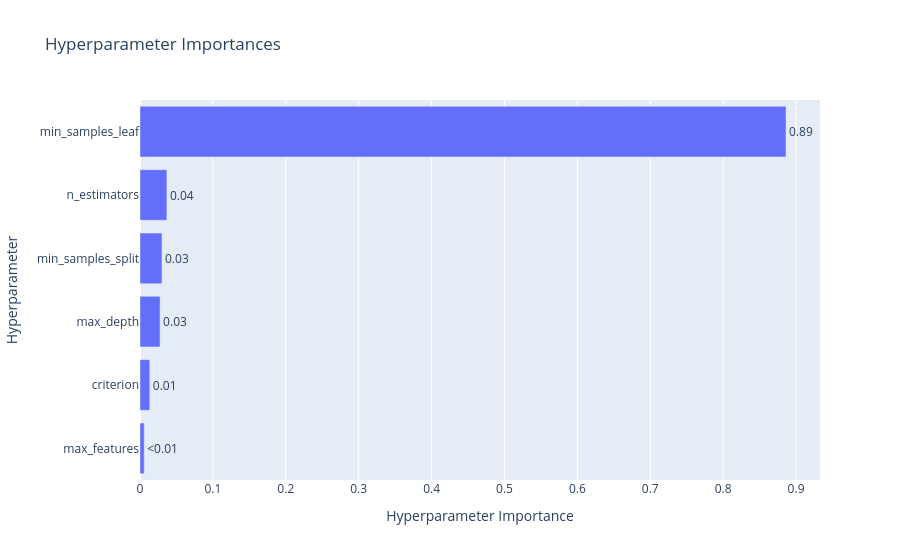
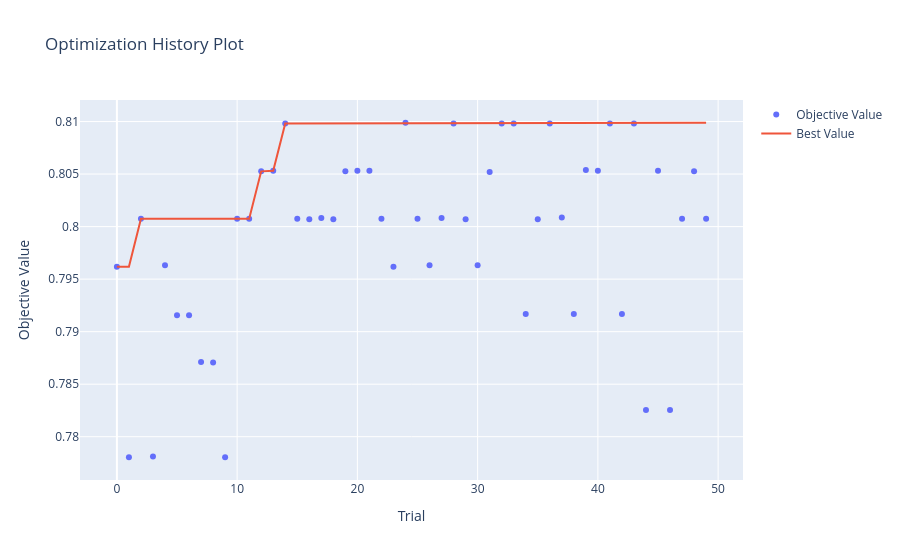

Notebook code cell kept with these figures, in order:
### Code cell
import optuna
fig = optuna.visualization.plot_param_importances(experimento_1.study)
fig.show()

fig = optuna.visualization.plot_optimization_history(experimento_1.study)
fig.show()

### Figure 1 — Plotly figure (JSON) as saved in the notebook; plotly's stock layout.template omitted (floating-point values rounded to 4 significant figures)
{"data": [{"cliponaxis": false, "hovertemplate": ["max_features (CategoricalDistribution): 0.0057715249667528515<extra></extra>", "criterion (CategoricalDistribution): 0.013412531942352328<extra></extra>", "max_depth (IntDistribution): 0.02756497756384128<extra></extra>", "min_samples_split (IntDistribution): 0.03013268444703525<extra></extra>", "n_estimators (IntDistribution): 0.036915622974190536<extra></extra>", "min_samples_leaf (IntDistribution): 0.8862026581058277<extra></extra>"], "name": "Objective Value", "orientation": "h", "text": ["<0.01", "0.01", "0.03", "0.03", "0.04", "0.89"], "textposition": "outside", "type": "bar", "x": [0.005772, 0.01341, 0.02756, 0.03013, 0.03692, 0.8862], "y": ["max_features", "criterion", "max_depth", "min_samples_split", "n_estimators", "min_samples_leaf"]}], "layout": {"title": {"text": "Hyperparameter Importances"}, "xaxis": {"title": {"text": "Hyperparameter Importance"}}, "yaxis": {"title": {"text": "Hyperparameter"}}}}

### Figure 2 — Plotly figure (JSON) as saved in the notebook; plotly's stock layout.template omitted (floating-point values rounded to 4 significant figures)
{"data": [{"mode": "markers", "name": "Objective Value", "type": "scatter", "x": [0, 1, 2, 3, 4, 5, 6, 7, 8, 9, 10, 11, 12, 13, 14, 15, 16, 17, 18, 19, 20, 21, 22, 23, 24, 25, 26, 27, 28, 29, 30, 31, 32, 33, 34, 35, 36, 37, 38, 39, 40, 41, 42, 43, 44, 45, 46, 47, 48, 49], "y": [0.7962, 0.778, 0.8008, 0.7781, 0.7963, 0.7916, 0.7916, 0.7871, 0.7871, 0.778, 0.8008, 0.8008, 0.8053, 0.8053, 0.8098, 0.8008, 0.8007, 0.8008, 0.8007, 0.8053, 0.8053, 0.8053, 0.8008, 0.7962, 0.8099, 0.8008, 0.7963, 0.8008, 0.8098, 0.8007, 0.7963, 0.8052, 0.8098, 0.8098, 0.7917, 0.8007, 0.8098, 0.8009, 0.7917, 0.8054, 0.8053, 0.8098, 0.7917, 0.8098, 0.7825, 0.8053, 0.7825, 0.8008, 0.8053, 0.8008]}, {"mode": "lines", "name": "Best Value", "type": "scatter", "x": [0, 1, 2, 3, 4, 5, 6, 7, 8, 9, 10, 11, 12, 13, 14, 15, 16, 17, 18, 19, 20, 21, 22, 23, 24, 25, 26, 27, 28, 29, 30, 31, 32, 33, 34, 35, 36, 37, 38, 39, 40, 41, 42, 43, 44, 45, 46, 47, 48, 49], "y": [0.7962, 0.7962, 0.8008, 0.8008, 0.8008, 0.8008, 0.8008, 0.8008, 0.8008, 0.8008, 0.8008, 0.8008, 0.8053, 0.8053, 0.8098, 0.8098, 0.8098, 0.8098, 0.8098, 0.8098, 0.8098, 0.8098, 0.8098, 0.8098, 0.8099, 0.8099, 0.8099, 0.8099, 0.8099, 0.8099, 0.8099, 0.8099, 0.8099, 0.8099, 0.8099, 0.8099, 0.8099, 0.8099, 0.8099, 0.8099, 0.8099, 0.8099, 0.8099, 0.8099, 0.8099, 0.8099, 0.8099, 0.8099, 0.8099, 0.8099]}, {"marker": {"color": "#cccccc"}, "mode": "markers", "name": "Infeasible Trial", "showlegend": false, "type": "scatter", "x": [], "y": []}], "layout": {"title": {"text": "Optimization History Plot"}, "xaxis": {"title": {"text": "Trial"}}, "yaxis": {"title": {"text": "Objective Value"}}}}
